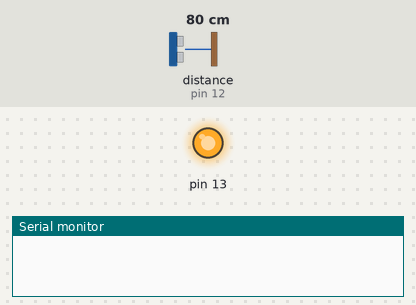
The sketch below on a simulated Arduino Uno, built with avr-gcc and run on an emulated ATmega328P. Parts: output pins drawn as LEDs (lit = HIGH), the last lines printed to the serial monitor. Wiring (inferred from the names in the program): ultrasonic range finder: trigger pin 11; echo pin 12. The test bench sets the inputs (shaded band); at power-on: distance to the obstacle (sensor on pin 12) 80 cm. The echo pulse lasts 58.3 µs per cm; pins used as bus, display or sensor lines are not drawn.

Above: at 0.1 s.
At 7.2 s:
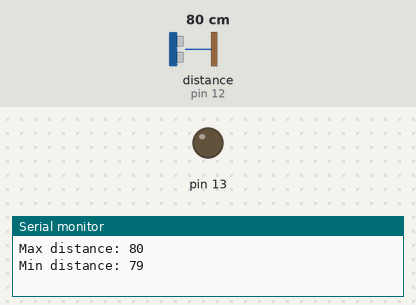
7.3 s: distance to the obstacle (sensor on pin 12) set to 2 cm
8.8 s: distance to the obstacle (sensor on pin 12) set to 9 cm
Timing chart, 0 to 11.8 s (numbered marks = the images above; inputs shaded):
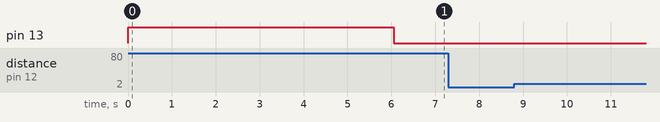

The sketch:

Arduino_nano_ultrasonic.ino
```cpp
/*
 * created by Rui Santos, https://randomnerdtutorials.com
 *
 * Complete Guide for Ultrasonic Sensor HC-SR04
 *
    Ultrasonic sensor Pins:
        VCC: +5VDC
        Trig : Trigger (INPUT) - Pin11
        Echo: Echo (OUTPUT) - Pin 12
        GND: GND
 */
#include "pitches.h"

int trigPin = 11;    // Trigger
int echoPin = 12;    // Echo
long duration, cm, inches, temp;
//MAX AND MIN VALUE FOR CALIBRATION
long sensorMin = 10000;
long sensorMax = 0;
int offset,i,j = 0;

//speaker at pin 8
void playSound(){
  // Play coin sound
  tone(8,NOTE_B5,100);
  delay(100);
  tone(8,NOTE_E6,850);
  delay(800);
  noTone(8);
}

void readSensor() {
  digitalWrite(trigPin, LOW);
  delayMicroseconds(5);
  digitalWrite(trigPin, HIGH);
  delayMicroseconds(10);
  digitalWrite(trigPin, LOW);

  // Read the signal from the sensor: a HIGH pulse whose
  // duration is the time (in microseconds) from the sending
  // of the ping to the reception of its echo off of an object.
  pinMode(echoPin, INPUT);
  duration = pulseIn(echoPin, HIGH);

  // Convert the time into a distance
  cm = (duration/2) / 29.1;     // Divide by 29.1 or multiply by 0.0343
  inches = (duration/2) / 74;   // Divide by 74 or multiply by 0.0135

  //Serial.print(inches);
  //Serial.print("in, ");
//  Serial.print(cm);
//  Serial.print("cm");
//  Serial.println();
}

void calibration(){
  pinMode(13, OUTPUT);

  while(millis() < 6000){
    digitalWrite(13, HIGH);
    readSensor();
    //find max
    if (cm > sensorMax) {
      sensorMax = cm;
    }
    //find min
    if (cm < sensorMin) {
      sensorMin = cm;
    }
    delay(150);
    digitalWrite(13, LOW);
    offset = sensorMax - sensorMin;
  }
  Serial.print("Max distance: ");Serial.println(sensorMax);
  Serial.print("Min distance: ");Serial.println(sensorMin);
}

void setup() {
  //Serial Port begin
  Serial.begin (9600);
  //Define inputs and outputs
  pinMode(trigPin, OUTPUT);
  pinMode(echoPin, INPUT);
  calibration();
}

void loop() {
  readSensor();
  if(cm < sensorMin){
    temp = i;
    i+=1;
    Serial.print(i);
    Serial.println(" --- CAR DETECTED!");
  }
  else{
    i=0;
    if (temp > i){
    j+=1;
    //playSound();
    Serial.print("CAR #");
    Serial.println(j);
    temp = i;
    }
  }
  // The sensor is triggered by a HIGH pulse of 10 or more microseconds.
  // Give a short LOW pulse beforehand to ensure a clean HIGH pulse:
  delay(50);
}
```
